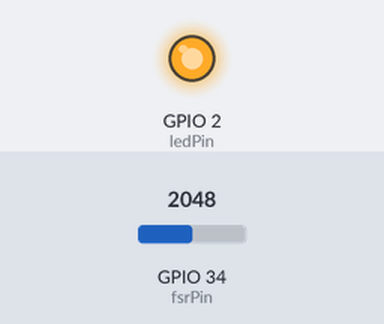
This sketch was run on a simulated ESP32. Parts: output pins drawn as LEDs (lit = HIGH). Inputs (shaded band) come from the test bench; at power-on: GPIO 34 (fsrPin) = 2048. Nothing arrives over Bluetooth unless stated; what the sketch prints to the serial monitor is not drawn.

Above: at 0.1 s.
At 1.1 s:
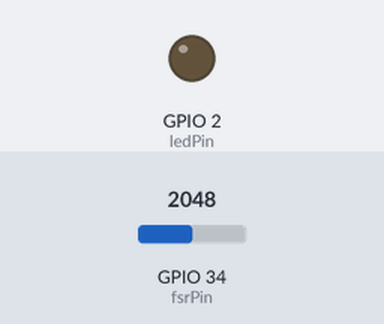
Timing chart, 0 to 2.6 s (numbered marks = the images above):
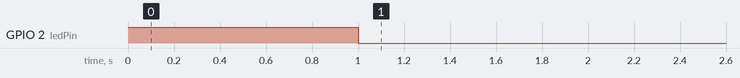

The sketch:

1FSR_code_18.07.2025.ino
```cpp
#include <BluetoothSerial.h>
#include <esp_timer.h>  // High-resolution timer

BluetoothSerial SerialBT;

const int fsrPin = 34;     // GPIO34 (ADC1_CH6)
const int ledPin = 2;      // Onboard LED

volatile bool flag = false;
float meanValue = 0;
int minv;
int maxv;
int counter = 0;
int mean_samples= 100;  // no of sample before sending mean
int dt_sampling_mus = 1000;  // Sampling duratino in micro second

// Timer handle
esp_timer_handle_t periodic_timer;

// ==========================
// Function: updateStatistics
// ==========================
void updateStatisticsTask(void* arg) {
  int currValue = analogRead(fsrPin);

  if (counter <= 0) {
    meanValue = currValue;
    maxv = currValue;
    minv = currValue;
  } else if (counter > mean_samples) {
    counter = -1;
    flag = true;
  } else {
    meanValue = (meanValue * (counter + 1) + currValue) / (counter + 2);
    if (currValue > maxv) maxv = currValue;
    if (currValue < minv) minv = currValue;
  }
  counter++;
}

// ==========================
// Setup
// ==========================
void setup() {
  pinMode(ledPin, OUTPUT);
  digitalWrite(ledPin, HIGH);  // Boot indicator
  delay(1000);
  digitalWrite(ledPin, LOW);

  Serial.begin(115200);
  SerialBT.begin("ESP32");

  // Timer config
const esp_timer_create_args_t periodic_timer_args = {
  .callback = &updateStatisticsTask,
  .arg = NULL,
  .dispatch_method = ESP_TIMER_TASK,  // <-- this is correct
  .name = "sensor_timer"
};


  esp_timer_create(&periodic_timer_args, &periodic_timer);
  esp_timer_start_periodic(periodic_timer, dt_sampling_mus); // 1 ms = 1000 microseconds
}

// ==========================
// Main Loop
// ==========================
void loop() {
  if (flag) {
   Serial.print(minv);Serial.print(" ,");
   Serial.print(maxv); Serial.print(" ,");
   Serial.println(meanValue, 2);
    flag = false;
  }

  // Other background tasks can go here
}
```
